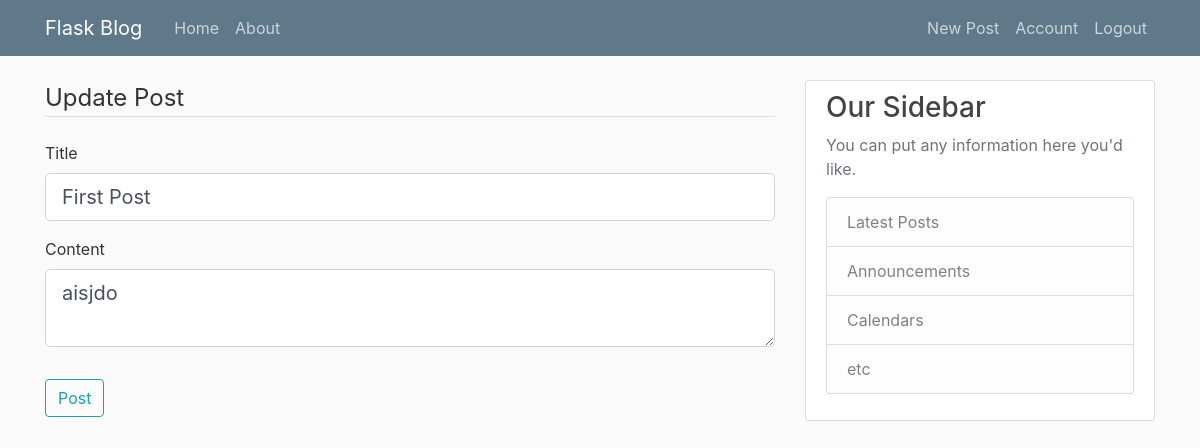
The app's page /post/3/update (signed in), older data.
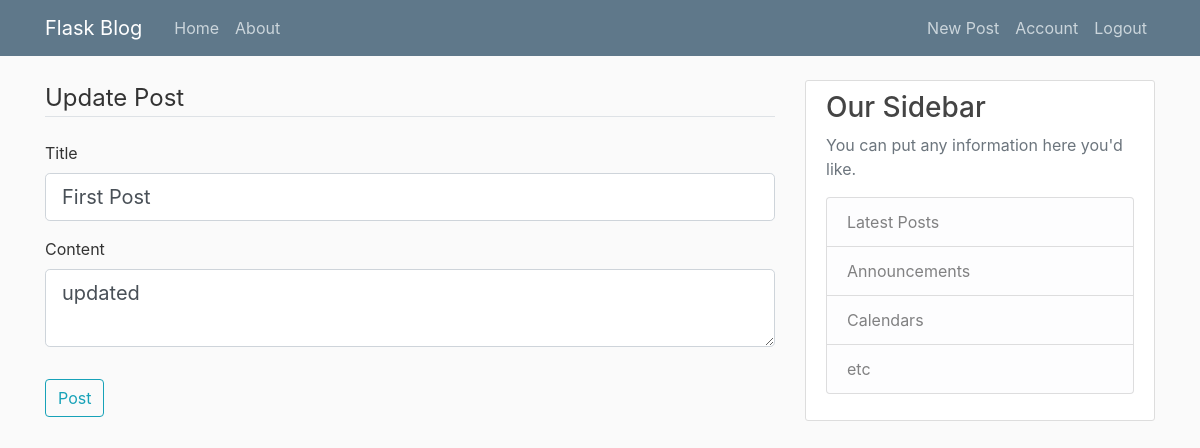
The same page, newer data.
### flask_blog_app/models.py (models this page shows, shortened)
class Post(db.Model):
	id = db.Column(db.Integer, primary_key = True)
	title = db.Column(db.String(100), nullable = False)
	date_posted = db.Column(db.DateTime, nullable = False, default = datetime.utcnow)
	content = db.Column(db.Text, nullable =False)
	user_id = db.Column(db.Integer, db.ForeignKey('user.id'), nullable = False)

### flask_blog_app/routes.py (the view)
@app.route("/post/<int:post_id>/update", methods = ['GET', 'POST'])
@login_required
def update_post(post_id):
	post = Post.query.get_or_404(post_id)
	if post.author != current_user:
		abort(403)
	form = PostForm()
	if form.validate_on_submit():
		post.title = form.title.data
		post.content = form.content.data
		db.session.commit()
		flash('Post Updated!', 'success')
		return redirect(url_for('post', post_id = post.id))
	elif request.method == 'GET':
		form.title.data = post.title
		form.content.data = post.content
	return render_template('create_post.html', title = 'Update Post', form = form, legend = 'Update Post')

### flask_blog_app/forms.py
class PostForm(FlaskForm):
	title = StringField('Title', validators=[DataRequired()])
	content = TextAreaField('Content', validators=[DataRequired()])
	submit = SubmitField('Post')

### flask_blog_app/models.py (called while the page is built)
@login_manager.user_loader
def load_user(user_id):
	return User.query.get(int(user_id))

### flask_blog_app/templates/create_post.html (shortened to what this page needs)
{% extends "layout.html" %}
{% block content %}
<div class = "content_section">
	<form method= "POST" action="">
		<fieldset class ="form-group">
			<legend class = "border-bottom mb-4"> {{ legend }} </legend>
			<div class ="form-group">
				{{ form.title.label(class = "form-control-label") }}
				{% if form.title.errors %}
					{{ form.title(class = "form-control form-control-lg is-invalid") }}
					<div class = "invalid-feedback">
						{% for error in form.title.errors %}
							<span> {{ error }} </span>
						{% endfor %}
					</div>
				{% else %}
					{{ form.title(class = "form-control form-control-lg") }}
				{% endif %}
			</div>
			<div class ="form-group">
				{{ form.content.label(class = "form-control-label") }}
				{% if form.content.errors %}
					{{ form.content(class = "form-control form-control-lg is-invalid") }}
					<div class = "invalid-feedback">
						{% for error in form.content.errors %}
							<span> {{ error }} </span>
						{% endfor %}
					</div>
				{% else %}
					{{ form.content(class = "form-control form-control-lg") }}
				{% endif %}
			</div>
		</fieldset>
		<div class="form-group">
			{{ form.submit(class = "btn btn-outline-info") }}
		</div>
	</form>
</div>
{% endblock content %}

Row changes from the older to the newer data that the page shows:
changed Post "First Post": content "aisjdo" → "updated"
